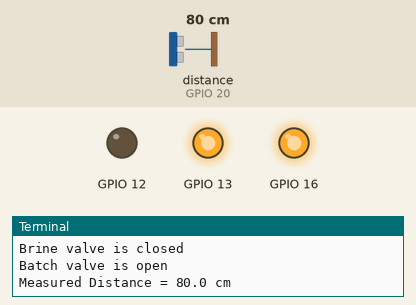
This program was run on a simulated Raspberry Pi (BCM pin numbers). Shown: output pins drawn as LEDs (lit = HIGH), the last lines printed to the terminal. The inputs (shaded band) are chosen by the test bench; at power-on: distance to the obstacle (sensor on GPIO 20) 80 cm. The echo pulse lasts 58.3 µs per cm; the clock reads 2024-03-15 10:24:30 at power-on unless the program sets it; pins used as bus, display or sensor lines are not drawn.

Above: at 1.2 s.
1.3 s: distance to the obstacle (sensor on GPIO 20) set to 28 cm
4.3 s: distance to the obstacle (sensor on GPIO 20) set to 23 cm
At 5.6 s:
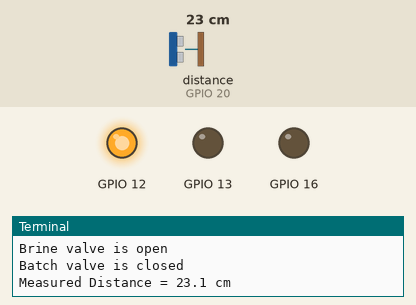
6.8 s: distance to the obstacle (sensor on GPIO 20) set to 35 cm
At 7.7 s:
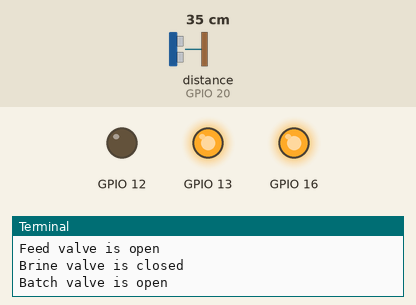
8.5 s: distance to the obstacle (sensor on GPIO 20) set to 2 cm
At 10.3 s:
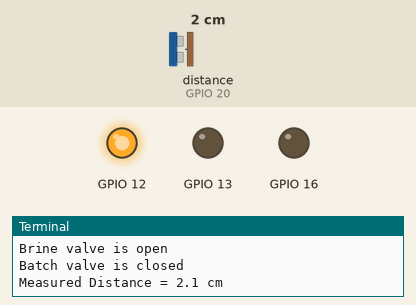
Timing chart, 0 to 11.5 s (numbered marks = the images above; inputs shaded):
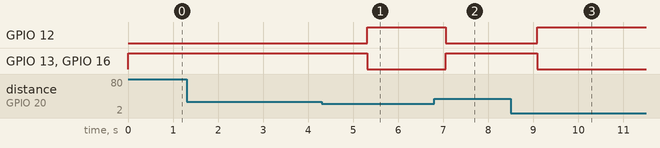

Measured:
- the behaviour switches between 26 and 25 cm on distance to the obstacle (sensor on GPIO 20) (found by bisection; images 0 and 1)
- after the input at 4.3 s, GPIO 12: LOW → HIGH after 1.0 s; GPIO 13, GPIO 16: HIGH → LOW after 1.0 s
- after the input at 6.8 s, GPIO 12: HIGH → LOW after 0.26 s; GPIO 13, GPIO 16: LOW → HIGH after 0.26 s
- after the input at 8.5 s, GPIO 12: LOW → HIGH after 0.59 s; GPIO 13, GPIO 16: HIGH → LOW after 0.59 s

The program:

batch_and_brine_test.py
```python
#Libraries
import RPi.GPIO as GPIO
import time

#GPIO Mode (BOARD / BCM)
GPIO.setmode(GPIO.BCM)

#set GPIO Pins
GPIO_TRIGGER = 21
GPIO_ECHO = 20

#setup Relay Pins for Feed Valve
GPIO.setup(12,GPIO.OUT)
GPIO.output(12,GPIO.HIGH) # relay is OFF initially

#setup Relay Pins for Brine Valve
GPIO.setup(16,GPIO.OUT)
GPIO.output(16,GPIO.LOW) # relay is ON initially

#setup Relay Pins for Batch Valve
GPIO.setup(13,GPIO.OUT)
GPIO.output(13,GPIO.LOW) # relay is ON initially

#set GPIO direction (IN / OUT)
GPIO.setup(GPIO_TRIGGER, GPIO.OUT)
GPIO.setup(GPIO_ECHO, GPIO.IN)

distance_list = []

def distance():
    # set Trigger to HIGH
    GPIO.output(GPIO_TRIGGER, True)

    # set Trigger after 0.01ms to LOW
    time.sleep(0.00001)
    GPIO.output(GPIO_TRIGGER, False)

    StartTime = time.time()
    StopTime = time.time()

    # save StartTime
    while GPIO.input(GPIO_ECHO) == 0:
        StartTime = time.time()

    # save time of arrival
    while GPIO.input(GPIO_ECHO) == 1:
        StopTime = time.time()

    # time difference between start and arrival
    TimeElapsed = StopTime - StartTime
    # multiply with the sonic speed (34300 cm/s)
    # and divide by 2, because there and back
    current_distance = (TimeElapsed * 34300) / 2

    distance_list.append(current_distance)

    return distance_list


def feed_valve(distance_list):
    '''
    If distance is greater than 20 cm, open the feed valve
    '''
    empty_tank_dist = 26

    num_average_elements = 10 # average last 10 distance values

    last_num_average = sum(distance_list[-num_average_elements:])/len(distance_list[-num_average_elements:])

    if last_num_average >= empty_tank_dist:

        GPIO.output(12,GPIO.LOW) # relay is ON, so valve is open
        GPIO.output(13,GPIO.HIGH) # relay is OFF, so valve is closed
        GPIO.output(16,GPIO.HIGH) # relay is OFF, so valve is open
        print("Feed valve is open")
        print("Brine valve is closed")
        print("Batch valve is open")
        time.sleep(0.1)
        return last_num_average

    else:
        GPIO.output(12,GPIO.HIGH) # relay is OFF, so valve is closed
        GPIO.output(13,GPIO.LOW) # relay is ON, so valve is open
        GPIO.output(16,GPIO.LOW) # relay is ON, so valve is closed

        print("Feed valve is closed")
        print("Brine valve is open")
        print("Batch valve is closed")
        return last_num_average

if __name__ == '__main__':
    try:
        while True:
            dist = distance()
            feed_valve(dist)
            print ("Measured Distance = %.1f cm" % dist[-1])
            time.sleep(0.1)
            #print(last_10_average)
            #feed_valve(dist)

        # Reset by pressing CTRL + C
    except KeyboardInterrupt:
        print("Measurement stopped by User")

    finally:
        GPIO.cleanup()
```
